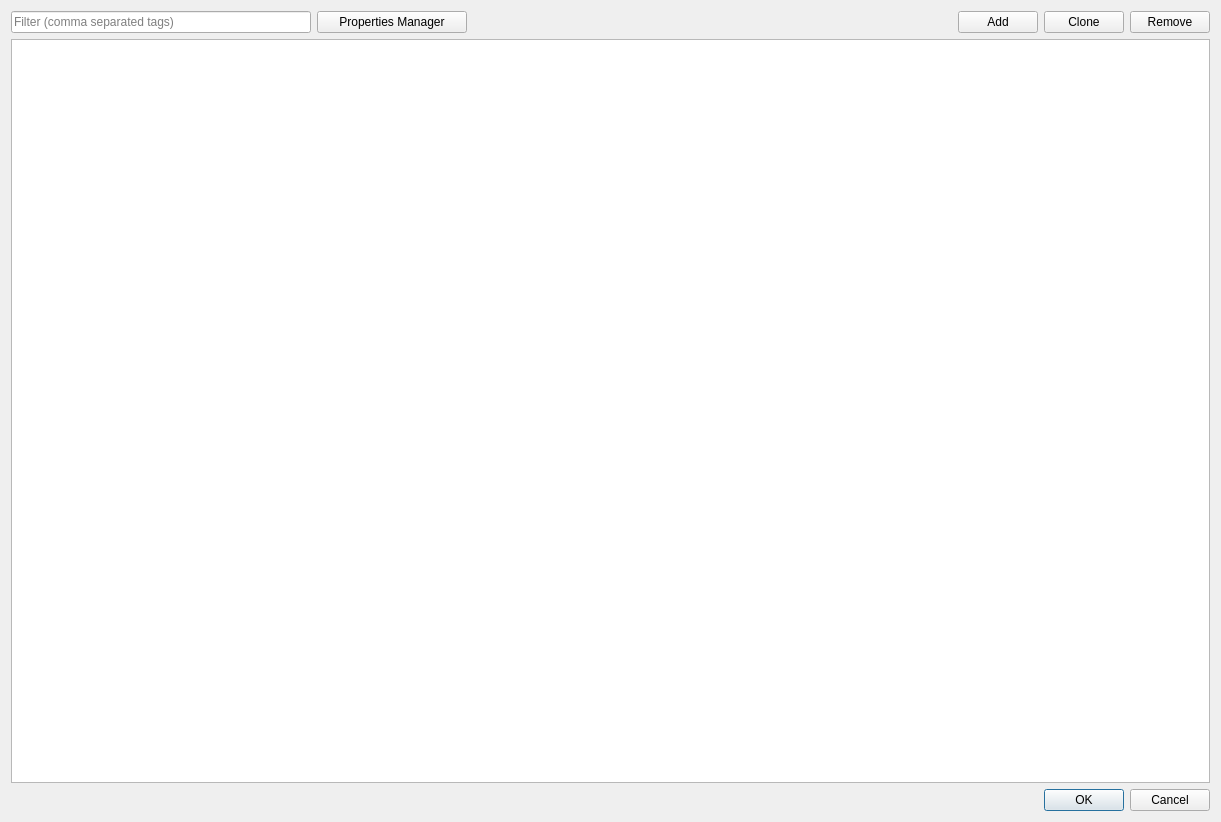
<?xml version="1.0" encoding="UTF-8"?>
<ui version="4.0">
 <class>Dialog</class>
 <widget class="QDialog" name="Dialog">
  <property name="geometry">
   <rect>
    <x>0</x>
    <y>0</y>
    <width>1221</width>
    <height>822</height>
   </rect>
  </property>
  <property name="windowTitle">
   <string>Variables Configuration</string>
  </property>
  <layout class="QVBoxLayout" name="verticalLayout">
   <item>
    <layout class="QHBoxLayout" name="horizontalLayout">
     <item>
      <widget class="QLineEdit" name="filterEdit">
       <property name="maximumSize">
        <size>
         <width>300</width>
         <height>16777215</height>
        </size>
       </property>
       <property name="placeholderText">
        <string>Filter (comma separated tags)</string>
       </property>
      </widget>
     </item>
     <item>
      <widget class="QPushButton" name="propManagerButtonWidget">
       <property name="minimumSize">
        <size>
         <width>150</width>
         <height>0</height>
        </size>
       </property>
       <property name="text">
        <string>Properties Manager</string>
       </property>
      </widget>
     </item>
     <item>
      <spacer name="horizontalSpacer">
       <property name="orientation">
        <enum>Qt::Horizontal</enum>
       </property>
       <property name="sizeHint" stdset="0">
        <size>
         <width>40</width>
         <height>20</height>
        </size>
       </property>
      </spacer>
     </item>
     <item>
      <widget class="QPushButton" name="addConfig">
       <property name="text">
        <string>Add</string>
       </property>
      </widget>
     </item>
     <item>
      <widget class="QPushButton" name="cloneConfig">
       <property name="text">
        <string>Clone</string>
       </property>
      </widget>
     </item>
     <item>
      <widget class="QPushButton" name="delConfig">
       <property name="text">
        <string>Remove</string>
       </property>
      </widget>
     </item>
    </layout>
   </item>
   <item>
    <widget class="QTableWidget" name="varsTable">
     <attribute name="horizontalHeaderCascadingSectionResizes">
      <bool>false</bool>
     </attribute>
     <attribute name="horizontalHeaderStretchLastSection">
      <bool>false</bool>
     </attribute>
    </widget>
   </item>
   <item>
    <widget class="QDialogButtonBox" name="buttonBox">
     <property name="orientation">
      <enum>Qt::Horizontal</enum>
     </property>
     <property name="standardButtons">
      <set>QDialogButtonBox::Cancel|QDialogButtonBox::Ok</set>
     </property>
    </widget>
   </item>
  </layout>
 </widget>
 <resources/>
 <connections>
  <connection>
   <sender>buttonBox</sender>
   <signal>accepted()</signal>
   <receiver>Dialog</receiver>
   <slot>accept()</slot>
   <hints>
    <hint type="sourcelabel">
     <x>248</x>
     <y>254</y>
    </hint>
    <hint type="destinationlabel">
     <x>157</x>
     <y>274</y>
    </hint>
   </hints>
  </connection>
  <connection>
   <sender>buttonBox</sender>
   <signal>rejected()</signal>
   <receiver>Dialog</receiver>
   <slot>reject()</slot>
   <hints>
    <hint type="sourcelabel">
     <x>316</x>
     <y>260</y>
    </hint>
    <hint type="destinationlabel">
     <x>286</x>
     <y>274</y>
    </hint>
   </hints>
  </connection>
 </connections>
</ui>
